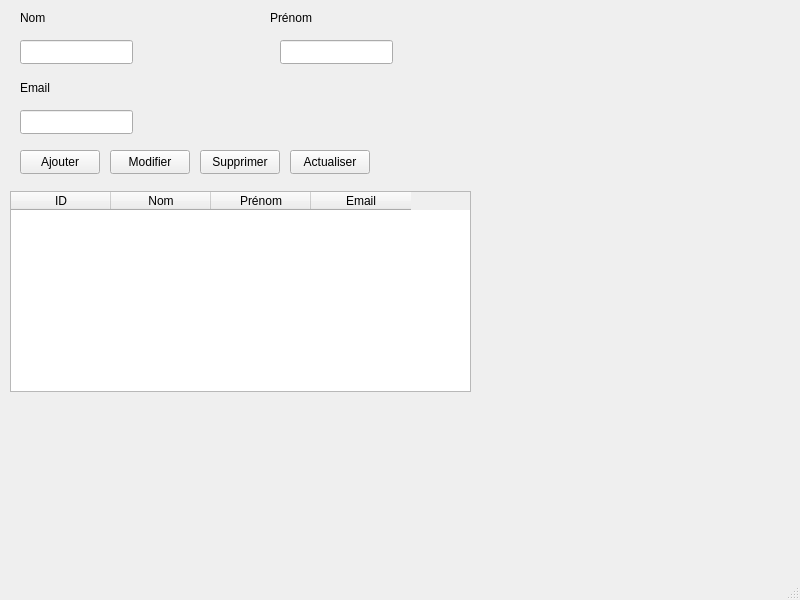
<?xml version="1.0" encoding="UTF-8"?>
<ui version="4.0">
 <class>MainWindow</class>
 <widget class="QMainWindow" name="MainWindow">
  <property name="geometry">
   <rect>
    <x>0</x>
    <y>0</y>
    <width>800</width>
    <height>600</height>
   </rect>
  </property>
  <property name="windowTitle">
   <string>MainWindow</string>
  </property>
  <widget class="QWidget" name="centralwidget">
   <widget class="QLabel" name="label">
    <property name="geometry">
     <rect>
      <x>20</x>
      <y>10</y>
      <width>49</width>
      <height>16</height>
     </rect>
    </property>
    <property name="text">
     <string>Nom</string>
    </property>
   </widget>
   <widget class="QLabel" name="label_2">
    <property name="geometry">
     <rect>
      <x>270</x>
      <y>10</y>
      <width>49</width>
      <height>16</height>
     </rect>
    </property>
    <property name="text">
     <string>Prénom</string>
    </property>
   </widget>
   <widget class="QLabel" name="label_3">
    <property name="geometry">
     <rect>
      <x>20</x>
      <y>80</y>
      <width>49</width>
      <height>16</height>
     </rect>
    </property>
    <property name="text">
     <string>Email</string>
    </property>
   </widget>
   <widget class="QPushButton" name="btnAjouter">
    <property name="geometry">
     <rect>
      <x>20</x>
      <y>150</y>
      <width>80</width>
      <height>24</height>
     </rect>
    </property>
    <property name="text">
     <string>Ajouter</string>
    </property>
   </widget>
   <widget class="QPushButton" name="btnSupprimer">
    <property name="geometry">
     <rect>
      <x>200</x>
      <y>150</y>
      <width>80</width>
      <height>24</height>
     </rect>
    </property>
    <property name="text">
     <string>Supprimer</string>
    </property>
   </widget>
   <widget class="QPushButton" name="btnModifier">
    <property name="geometry">
     <rect>
      <x>110</x>
      <y>150</y>
      <width>80</width>
      <height>24</height>
     </rect>
    </property>
    <property name="text">
     <string>Modifier</string>
    </property>
   </widget>
   <widget class="QLineEdit" name="txtNom">
    <property name="geometry">
     <rect>
      <x>20</x>
      <y>40</y>
      <width>113</width>
      <height>24</height>
     </rect>
    </property>
    <property name="text">
     <string/>
    </property>
   </widget>
   <widget class="QLineEdit" name="txtPrenom">
    <property name="geometry">
     <rect>
      <x>280</x>
      <y>40</y>
      <width>113</width>
      <height>24</height>
     </rect>
    </property>
    <property name="text">
     <string/>
    </property>
   </widget>
   <widget class="QLineEdit" name="txtEmail">
    <property name="geometry">
     <rect>
      <x>20</x>
      <y>110</y>
      <width>113</width>
      <height>24</height>
     </rect>
    </property>
    <property name="text">
     <string/>
    </property>
   </widget>
   <widget class="QPushButton" name="btnActualiser">
    <property name="geometry">
     <rect>
      <x>290</x>
      <y>150</y>
      <width>80</width>
      <height>24</height>
     </rect>
    </property>
    <property name="text">
     <string>Actualiser</string>
    </property>
   </widget>
   <widget class="QTableWidget" name="tableEnseignants">
    <property name="geometry">
     <rect>
      <x>10</x>
      <y>191</y>
      <width>461</width>
      <height>201</height>
     </rect>
    </property>
    <column>
     <property name="text">
      <string>ID</string>
     </property>
    </column>
    <column>
     <property name="text">
      <string>Nom</string>
     </property>
    </column>
    <column>
     <property name="text">
      <string>Prénom</string>
     </property>
    </column>
    <column>
     <property name="text">
      <string>Email</string>
     </property>
    </column>
   </widget>
  </widget>
  <widget class="QMenuBar" name="menubar">
   <property name="geometry">
    <rect>
     <x>0</x>
     <y>0</y>
     <width>800</width>
     <height>21</height>
    </rect>
   </property>
  </widget>
  <widget class="QStatusBar" name="statusbar"/>
 </widget>
 <resources/>
 <connections/>
</ui>
